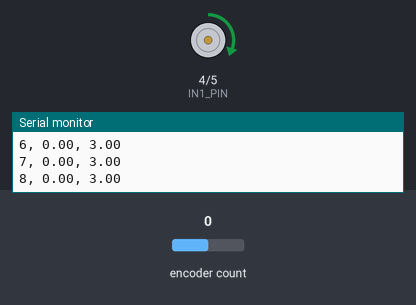
The sketch below on a simulated Arduino Uno, built with avr-gcc and run on an emulated ATmega328P. On the bench: motor-driver pin pairs drawn as motors (green arrow = first pin HIGH = forward, orange = second pin HIGH = backward, longer = more drive, scaled by the enable pin), the last lines printed to the serial monitor. Inputs (shaded band) come from the test bench; at power-on: encoder count 0.

Above: at 0.1 s.
At 10.1 s:
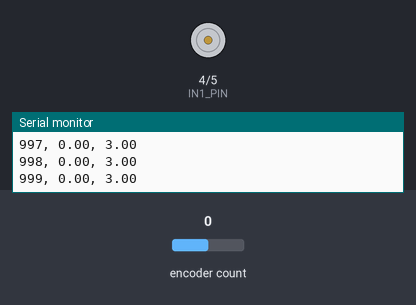
Timing chart, 0 to 11.6 s (numbered marks = the images above):
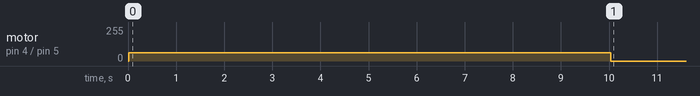

The sketch:

main02_system_identification.ino
```cpp
#include <Encoder.h>

// --- define ---
// encoder
#define ENC_A_PIN 2
#define ENC_B_PIN 3
#define ENCODER_CPR 2000
#define GEAR_RATIO 6.36f
// L298N
#define IN1_PIN 4
#define IN2_PIN 5
#define PWM_PIN 6
#define MOTOR_VOLT 12.0f

// --- configuration ---
// loop
unsigned long dt_us = 10 * 1000;  // [usec]
long loop_max_time = 10.0f;       // [sec]
// encoder
float enc_bandwidth = 100.0f;  // bandwidth of LPF for suppressing vel noise [rad/s]
// excitation signal
float pos_upper = 5 * 2 * PI;   // upper bounadary [rad]
float pos_lower = -5 * 2 * PI;  // lower bounadary [rad]
float amp = 3.0f;               // excitation voltage [volt]

// --- global variable ---
// loop
unsigned long us_pre = 0;              // [usec]
float dt = float(dt_us) / 1000000.0f;  // [sec]
long loop_iter = 0;
// encoder
Encoder myEnc(ENC_A_PIN, ENC_B_PIN);
float pos_pre = 0.0f;  // [rad]
float vel_pre = 0.0f;  // [rad/s]
// excitation signal
float direction = 1.0f;  // (1, 0, -1)


// --- function ---
void L298N_write_volt(float volt);
float Enc_calculate_vel(float pos_now, float pos_pre, float vel_filted_pre, float bandwidth, float dt);
float Enc_read_pos(Encoder Enc_obj, long enc_cpr, float gear_ratio);
float LPF(float x, float y_pre, float bandwidth, float dt);


void setup() {
  Serial.begin(921600);
  pinMode(PWM_PIN, OUTPUT);
  pinMode(IN1_PIN, OUTPUT);
  pinMode(IN2_PIN, OUTPUT);
}

void loop() {
  // loop
  unsigned long us_now = micros();

  if ((us_now - us_pre) >= dt_us && loop_iter * dt < loop_max_time) {
    // Encoder
    long pos_count = myEnc.read();
    float pos = Enc_read_pos(myEnc, ENCODER_CPR, GEAR_RATIO);
    float vel = Enc_calculate_vel(pos, pos_pre, vel_pre, enc_bandwidth, dt);

    // excitation signal
    if (pos_pre >= pos_upper) {
      direction = -1.0f;
    } else if (pos_pre <= pos_lower) {
      direction = 1.0f;
    }

    // L298N
    float volt = amp * direction;
    L298N_write_volt(volt);

    // print
    Serial.print(loop_iter);
    Serial.print(", ");
    Serial.print(vel);
    Serial.print(", ");
    Serial.println(volt);

    // save data
    pos_pre = pos;
    vel_pre = vel;
    us_pre = us_now;
    loop_iter++;
  }

  if (loop_iter * dt >= loop_max_time) {
    L298N_write_volt(0.0f);
  }
}

void L298N_write_volt(float volt) {
  float volt_temp = 0.0f;

  // direction
  if (volt >= 0.0f) {
    volt_temp = volt;
    digitalWrite(IN1_PIN, HIGH);
    digitalWrite(IN2_PIN, LOW);
  } else {
    volt_temp = -volt;
    digitalWrite(IN1_PIN, LOW);
    digitalWrite(IN2_PIN, HIGH);
  }

  // volt
  float duty_cycle = volt_temp / MOTOR_VOLT;
  int pwm_value = int(trunc(255.0f * duty_cycle));
  analogWrite(PWM_PIN, pwm_value);
}

float LPF(float x, float y_pre, float bandwidth, float dt) {
  if (bandwidth > 1 / dt) {
    bandwidth = 1 / dt;
  }
  float y = bandwidth * dt * x + (1 - bandwidth * dt) * y_pre;
  return y;
}

float Enc_calculate_vel(float pos_now, float pos_pre, float vel_filted_pre, float bandwidth, float dt) {
  float vel = (pos_now - pos_pre) / dt;
  float vel_filted = LPF(vel, vel_filted_pre, bandwidth, dt);
  return vel_filted;
}

float Enc_read_pos(Encoder Enc_obj, long enc_cpr, float gear_ratio) {
  long pos_count = Enc_obj.read();
  float pos = float(pos_count) / float(enc_cpr) / gear_ratio * 2.0f * PI;
  return pos;
}
```

Measured:
- by itself, motor on pin 4 (IN1_PIN) / pin 5 (IN2_PIN): stopped → forward 63/255 at 0.01 s, → stopped 10.0 s later
